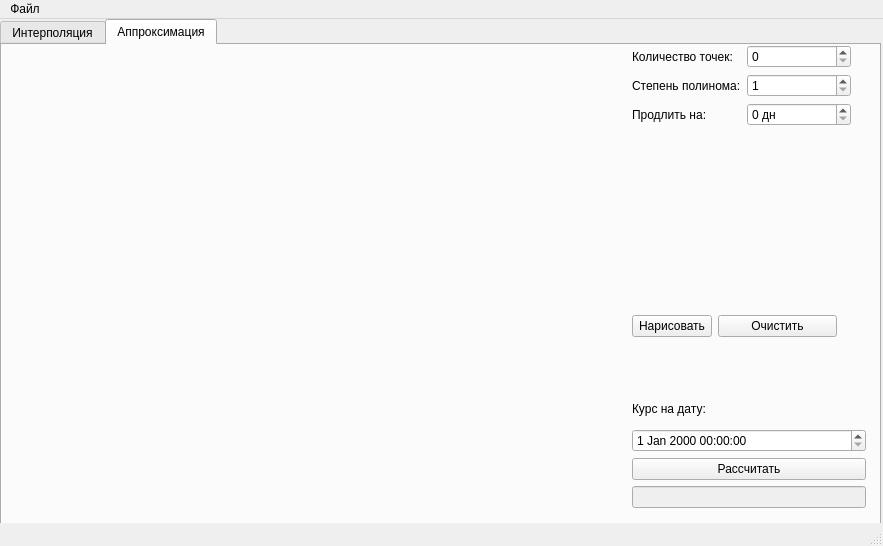
<?xml version="1.0" encoding="UTF-8"?>
<ui version="4.0">
 <class>MainWindow</class>
 <widget class="QMainWindow" name="MainWindow">
  <property name="geometry">
   <rect>
    <x>0</x>
    <y>0</y>
    <width>883</width>
    <height>546</height>
   </rect>
  </property>
  <property name="minimumSize">
   <size>
    <width>883</width>
    <height>546</height>
   </size>
  </property>
  <property name="maximumSize">
   <size>
    <width>883</width>
    <height>546</height>
   </size>
  </property>
  <property name="windowTitle">
   <string>Algorithmic trading</string>
  </property>
  <widget class="QWidget" name="centralwidget">
   <widget class="QTabWidget" name="tabWidget">
    <property name="geometry">
     <rect>
      <x>0</x>
      <y>0</y>
      <width>881</width>
      <height>601</height>
     </rect>
    </property>
    <property name="currentIndex">
     <number>1</number>
    </property>
    <widget class="QWidget" name="tab_interpolation">
     <attribute name="title">
      <string>Интерполяция</string>
     </attribute>
     <widget class="PlotWidget" name="plot_interpolation" native="true">
      <property name="geometry">
       <rect>
        <x>0</x>
        <y>0</y>
        <width>622</width>
        <height>462</height>
       </rect>
      </property>
     </widget>
     <widget class="QWidget" name="layoutWidget">
      <property name="geometry">
       <rect>
        <x>630</x>
        <y>0</y>
        <width>215</width>
        <height>60</height>
       </rect>
      </property>
      <layout class="QFormLayout" name="formLayout_4">
       <item row="0" column="0">
        <widget class="QLabel" name="label_count_interpolation_points">
         <property name="text">
          <string>Количество точек:</string>
         </property>
        </widget>
       </item>
       <item row="0" column="1">
        <widget class="QSpinBox" name="spinBox_count_interpolation_points">
         <property name="maximum">
          <number>10000</number>
         </property>
        </widget>
       </item>
       <item row="1" column="1">
        <widget class="QSpinBox" name="spinBox_interpolation_degree">
         <property name="minimum">
          <number>1</number>
         </property>
         <property name="maximum">
          <number>30</number>
         </property>
        </widget>
       </item>
       <item row="1" column="0">
        <widget class="QLabel" name="label_interplation_degree_2">
         <property name="text">
          <string>Степень полинома:</string>
         </property>
        </widget>
       </item>
      </layout>
     </widget>
     <widget class="QWidget" name="layoutWidget">
      <property name="geometry">
       <rect>
        <x>630</x>
        <y>110</y>
        <width>155</width>
        <height>100</height>
       </rect>
      </property>
      <layout class="QVBoxLayout" name="verticalLayout">
       <item>
        <widget class="QPushButton" name="pushButton_interpolation_spline_draw">
         <property name="text">
          <string>Кубический сплайн</string>
         </property>
        </widget>
       </item>
       <item>
        <widget class="QPushButton" name="pushButton_interpolation_newton_draw">
         <property name="text">
          <string>Полином Ньютона</string>
         </property>
        </widget>
       </item>
       <item>
        <widget class="QPushButton" name="pushButton_interpolation_clear">
         <property name="text">
          <string>Очистить</string>
         </property>
        </widget>
       </item>
      </layout>
     </widget>
     <widget class="QWidget" name="layoutWidget_2">
      <property name="geometry">
       <rect>
        <x>630</x>
        <y>270</y>
        <width>240</width>
        <height>144</height>
       </rect>
      </property>
      <layout class="QGridLayout" name="gridLayout_2">
       <item row="2" column="0">
        <widget class="QDateTimeEdit" name="dateTimeEdit_interpolation"/>
       </item>
       <item row="3" column="0">
        <widget class="QPushButton" name="pushButton_interpolation_calc_on_date">
         <property name="text">
          <string>Рассчитать</string>
         </property>
        </widget>
       </item>
       <item row="4" column="0">
        <widget class="QLineEdit" name="lineEdit_exchange_rate_spline">
         <property name="enabled">
          <bool>false</bool>
         </property>
         <property name="maximumSize">
          <size>
           <width>16777215</width>
           <height>16777215</height>
          </size>
         </property>
         <property name="text">
          <string>Сплайн:</string>
         </property>
        </widget>
       </item>
       <item row="0" column="0" colspan="2">
        <widget class="QLabel" name="label_exchange_rate_2">
         <property name="maximumSize">
          <size>
           <width>16777215</width>
           <height>16777215</height>
          </size>
         </property>
         <property name="text">
          <string>Курс на дату:</string>
         </property>
        </widget>
       </item>
       <item row="5" column="0">
        <widget class="QLineEdit" name="lineEdit_exchange_rate_newton">
         <property name="enabled">
          <bool>false</bool>
         </property>
         <property name="maximumSize">
          <size>
           <width>16777215</width>
           <height>16777215</height>
          </size>
         </property>
         <property name="text">
          <string>Ньютон:</string>
         </property>
        </widget>
       </item>
      </layout>
     </widget>
    </widget>
    <widget class="QWidget" name="tab_approximation">
     <attribute name="title">
      <string>Аппроксимация</string>
     </attribute>
     <widget class="PlotWidget" name="plot_approximation" native="true">
      <property name="geometry">
       <rect>
        <x>0</x>
        <y>0</y>
        <width>622</width>
        <height>462</height>
       </rect>
      </property>
     </widget>
     <widget class="QWidget" name="layoutWidget">
      <property name="geometry">
       <rect>
        <x>630</x>
        <y>0</y>
        <width>219</width>
        <height>92</height>
       </rect>
      </property>
      <layout class="QFormLayout" name="formLayout">
       <item row="0" column="0">
        <widget class="QLabel" name="label_count_approximation_points">
         <property name="text">
          <string>Количество точек:</string>
         </property>
        </widget>
       </item>
       <item row="0" column="1">
        <widget class="QSpinBox" name="spinBox_count_approximation_points">
         <property name="maximum">
          <number>10000</number>
         </property>
        </widget>
       </item>
       <item row="1" column="0">
        <widget class="QLabel" name="label_approximation_degree">
         <property name="text">
          <string>Степень полинома:</string>
         </property>
        </widget>
       </item>
       <item row="1" column="1">
        <widget class="QSpinBox" name="spinBox_approximation_degree">
         <property name="minimum">
          <number>1</number>
         </property>
         <property name="maximum">
          <number>30</number>
         </property>
        </widget>
       </item>
       <item row="2" column="0">
        <widget class="QLabel" name="label_to_day">
         <property name="text">
          <string>Продлить на:</string>
         </property>
        </widget>
       </item>
       <item row="2" column="1">
        <widget class="QSpinBox" name="spinBox_to_day">
         <property name="suffix">
          <string> дн</string>
         </property>
         <property name="maximum">
          <number>200</number>
         </property>
        </widget>
       </item>
      </layout>
     </widget>
     <widget class="QWidget" name="layoutWidget">
      <property name="geometry">
       <rect>
        <x>630</x>
        <y>350</y>
        <width>240</width>
        <height>113</height>
       </rect>
      </property>
      <layout class="QGridLayout" name="gridLayout">
       <item row="0" column="0" colspan="2">
        <widget class="QLabel" name="label_exchange_rate">
         <property name="maximumSize">
          <size>
           <width>16777215</width>
           <height>16777215</height>
          </size>
         </property>
         <property name="text">
          <string>Курс на дату:</string>
         </property>
        </widget>
       </item>
       <item row="4" column="0">
        <widget class="QLineEdit" name="lineEdit_exchange_rate">
         <property name="enabled">
          <bool>false</bool>
         </property>
         <property name="maximumSize">
          <size>
           <width>16777215</width>
           <height>16777215</height>
          </size>
         </property>
        </widget>
       </item>
       <item row="2" column="0">
        <widget class="QDateTimeEdit" name="dateTimeEdit_approximation"/>
       </item>
       <item row="3" column="0">
        <widget class="QPushButton" name="pushButton_approximation_calc_on_date">
         <property name="text">
          <string>Рассчитать</string>
         </property>
        </widget>
       </item>
      </layout>
     </widget>
     <widget class="QWidget" name="layoutWidget">
      <property name="geometry">
       <rect>
        <x>630</x>
        <y>270</y>
        <width>205</width>
        <height>27</height>
       </rect>
      </property>
      <layout class="QFormLayout" name="formLayout_2">
       <item row="0" column="0">
        <widget class="QPushButton" name="pushButton_approximation_draw">
         <property name="text">
          <string>Нарисовать</string>
         </property>
        </widget>
       </item>
       <item row="0" column="1">
        <widget class="QPushButton" name="pushButton_approximation_clear">
         <property name="text">
          <string>Очистить</string>
         </property>
        </widget>
       </item>
      </layout>
     </widget>
    </widget>
   </widget>
  </widget>
  <widget class="QMenuBar" name="menubar">
   <property name="geometry">
    <rect>
     <x>0</x>
     <y>0</y>
     <width>883</width>
     <height>22</height>
    </rect>
   </property>
   <widget class="QMenu" name="menu">
    <property name="title">
     <string>Файл</string>
    </property>
    <addaction name="action_open"/>
    <addaction name="action_exit"/>
   </widget>
   <addaction name="menu"/>
  </widget>
  <widget class="QStatusBar" name="statusBar">
   <property name="font">
    <font>
     <pointsize>11</pointsize>
     <weight>50</weight>
     <bold>false</bold>
    </font>
   </property>
  </widget>
  <action name="action_open">
   <property name="text">
    <string>Открыть</string>
   </property>
   <property name="shortcut">
    <string>Ctrl+O</string>
   </property>
  </action>
  <action name="action_exit">
   <property name="text">
    <string>Выход</string>
   </property>
   <property name="shortcut">
    <string>Ctrl+X</string>
   </property>
  </action>
 </widget>
 <customwidgets>
  <customwidget>
   <class>PlotWidget</class>
   <extends>QWidget</extends>
   <header>View/plotwidget.h</header>
   <container>1</container>
  </customwidget>
 </customwidgets>
 <resources/>
 <connections/>
</ui>
